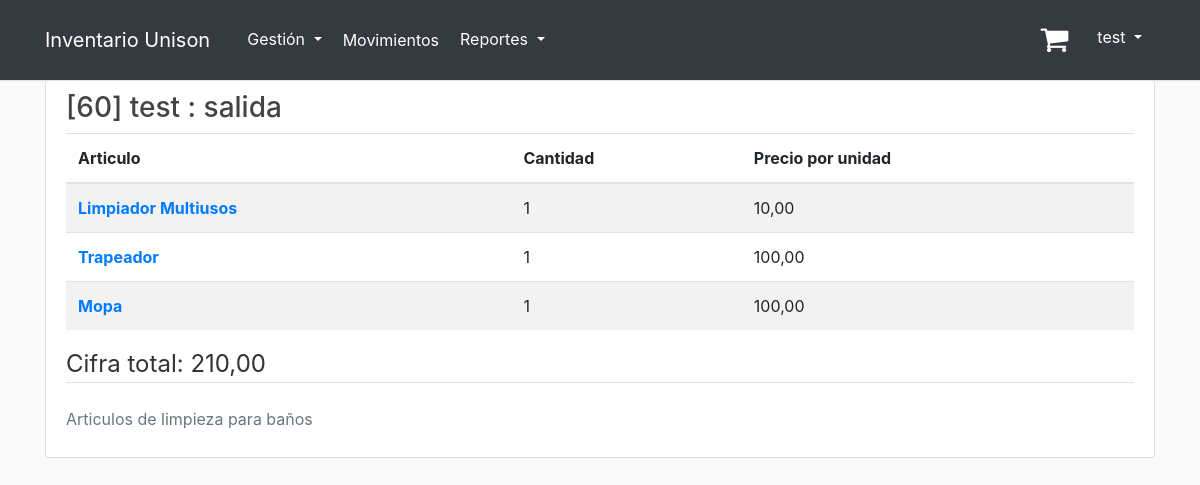
The app's page /movements/movement_info/60/ (signed in) with its own data.
### inventory/models.py (models this page shows, shortened)
class Order(models.Model):
    item = models.ForeignKey(Item, on_delete=models.SET_NULL, null=True)
    quantity = models.IntegerField(default=1)
    price = models.DecimalField(max_digits=10, decimal_places=2)
    report = models.ForeignKey(Report, on_delete=models.CASCADE)

class Report(models.Model):
    TYPE_MOVEMENT = [
        ('entrada', 'Entrada'),
        ('salida', 'Salida'),
    ]
    date = models.DateTimeField(default=timezone.now)
    movement = models.CharField(max_length=10, choices=TYPE_MOVEMENT)
    user = models.ForeignKey(User, on_delete=models.CASCADE)
    reason = models.TextField(blank=True, null=True)
    def __str__(self):
        return f"[{self.id}] {self.user.username} : {self.movement}"

class Item(models.Model):
    CATEGORY_CHOICES = [
        ('papeleria', 'Papelería'),
        ('limpieza', 'Limpieza'),
        ('plomeria', 'Plomería'),
        ('electricidad', 'Electricidad'),
    ]
    UNIT_CHOICES = [
        ('paquete', 'Paquete'),
        ('block', 'Block'),
        ('individual', 'Individual'),
        ('caja', 'Caja'),
    ]
    name = models.CharField(max_length=255)
    image = models.ImageField(default='default_item.jpg', upload_to='item_pics')
    sku = models.DecimalField(max_digits=10, decimal_places=0, unique=True)
    category = models.CharField(max_length=20, choices=CATEGORY_CHOICES)
    description = models.TextField()
    unit_type = models.CharField(max_length=20, choices=UNIT_CHOICES)
    unit_price = models.DecimalField(max_digits=10, decimal_places=2)
    stock = models.IntegerField(default=0)
    low_stock_threshold = models.IntegerField(default=10)
    unison = models.BooleanField(default=True)

### inventory/views.py (the view)
# urls.py: path('movements/movement_info/<int:movement_id>/', views.movement_info, name='movement_info'),
@staff_member_required
def movement_info(request, movement_id):
    orders = Order.objects.filter(report_id=movement_id)
    total = 0
    for order in orders:
        total += order.price * order.quantity
    return render(request, 'inventory/movement_info.html', {'title': 'Movement Info', 'orders': orders, 'total': total})

### inventory/templates/inventory/movement_info.html
{% extends "base.html" %}
{% load crispy_forms_filters %}
{% load crispy_forms_tags %}
{% block content %}
    <div class="content-section">
        <h3>{{ orders.first.report }}</h3>
        <table class="table table-striped">
            <thead>
            <tr>
                <th scope="col">Articulo</th>
                <th scope="col">Cantidad</th>
                <th scope="col">Precio por unidad</th>
            </tr>
            </thead>
            <tbody>
            {% for order in orders %}
                <tr>
                    <th scope="row">
                        {% if order.item is not None %}
                            <a href="{% url 'display_item' order.item.id %}">{{ order.item.name }}</a>
                        {% else %}
                            <a>Artículo eliminado</a>
                        {% endif %}
                    </th>
                    <td> {{ order.quantity }}</td>
                    <td> {{ order.price }}</td>
                </tr>
            {% endfor %}
            </tbody>
        </table>
        <legend class="border-bottom mb-4">Cifra total: {{ total }}</legend>
        <p class="text-secondary">{{ orders.first.report.reason }}</p>
    </div>
{% endblock content %}

### templates/base.html (shortened to what this page needs)
{% load static %}
{% load i18n %}
{% language 'es' %}
<!DOCTYPE html>
<html lang="es">
<head>
    <link rel="stylesheet" href="https://cdnjs.cloudflare.com/ajax/libs/font-awesome/4.7.0/css/font-awesome.min.css">
    <link rel="stylesheet" href="https://cdn.jsdelivr.net/npm/bootstrap@4.3.1/dist/css/bootstrap.min.css"
>
    <link rel="stylesheet" type="text/css" href="{% static 'inventory/main.css' %}">
</head>
<body>
<header class="site-header">
    <nav class="navbar navbar-expand-md navbar-dark bg-dark fixed-top border-bottom">
        <div class="container">
            <a class="navbar-brand mr-4" href="/">Inventario Unison</a>
            <div class="collapse navbar-collapse" id="navbarToggle">
                <div class="navbar-nav mr-auto">
                    {% if user.is_staff %}
                        <li class="nav-item dropdown">
                            <button class="btn btn-dark dropdown-toggle" data-bs-toggle="dropdown"
                                    aria-expanded="false">
                                Gestión
                            </button>
                        </li>
                        <a class="nav-item nav-link" href="{% url 'movements' %}" style="color: white;">Movimientos</a>
                        <li class="nav-item dropdown">
                            <button class="btn btn-dark dropdown-toggle" data-bs-toggle="dropdown"
                                    aria-expanded="false">
                                Reportes
                            </button>
                        </li>
                    {% endif %}
                </div>
                <div class="navbar-nav">
                    {% if user.is_authenticated %}
                        <div class="d-flex m-3 me-0">
                            <a href="{% url 'shopping_cart' %}" class="position-relative me-4 my-auto">
                                <i class="fa fa-shopping-cart" aria-hidden="true"
                                   style="font-size:30px; color: white;"></i>
                            </a>
                        </div>
                        <div class="dropdown">
                            <button class="btn btn-dark dropdown-toggle" type="button" id="dropdownMenuButton"
                                    data-toggle="dropdown" aria-haspopup="true" aria-expanded="false"
                                    style="position: relative; top: 10px;">
                                {{ user.username }}
                            </button>
                        </div>
                    {% else %}
                        <a class="nav-item nav-link" href="{% url 'login' %}">Iniciar Sesion</a>
                    {% endif %}
                </div>
            </div>
        </div>
    </nav>
</header>
<main role="main" class="container">
    {% block content %}{% endblock %}
</main>
</body>
</html>
{% endlanguage %}

### inventory/static/inventory/main.css (style rules this page uses)
body { background: #fafafa; color: #333333; margin-top: 5rem; }
h1, h2, h3, h4, h5, h6 { color: #444444; }
.site-header .navbar-nav .nav-link { color: #cbd5db; }
.content-section { background: #ffffff; padding: 10px 20px; border: 1px solid #dddddd; border-radius: 3px; margin-bottom: 20px; }

### records on screen
Order: first.report "[60] test : salida", item.name "Limpiador Multiusos", quantity "1", price "10,00", first.report.reason "Articulos de limpieza para baños"
Order: item.name "Trapeador", quantity "1", price "100,00"
Order: item.name "Mopa", quantity "1", price "100,00"

### other values on screen
{{ user.username }} "test"
{{ total }} "210,00"
